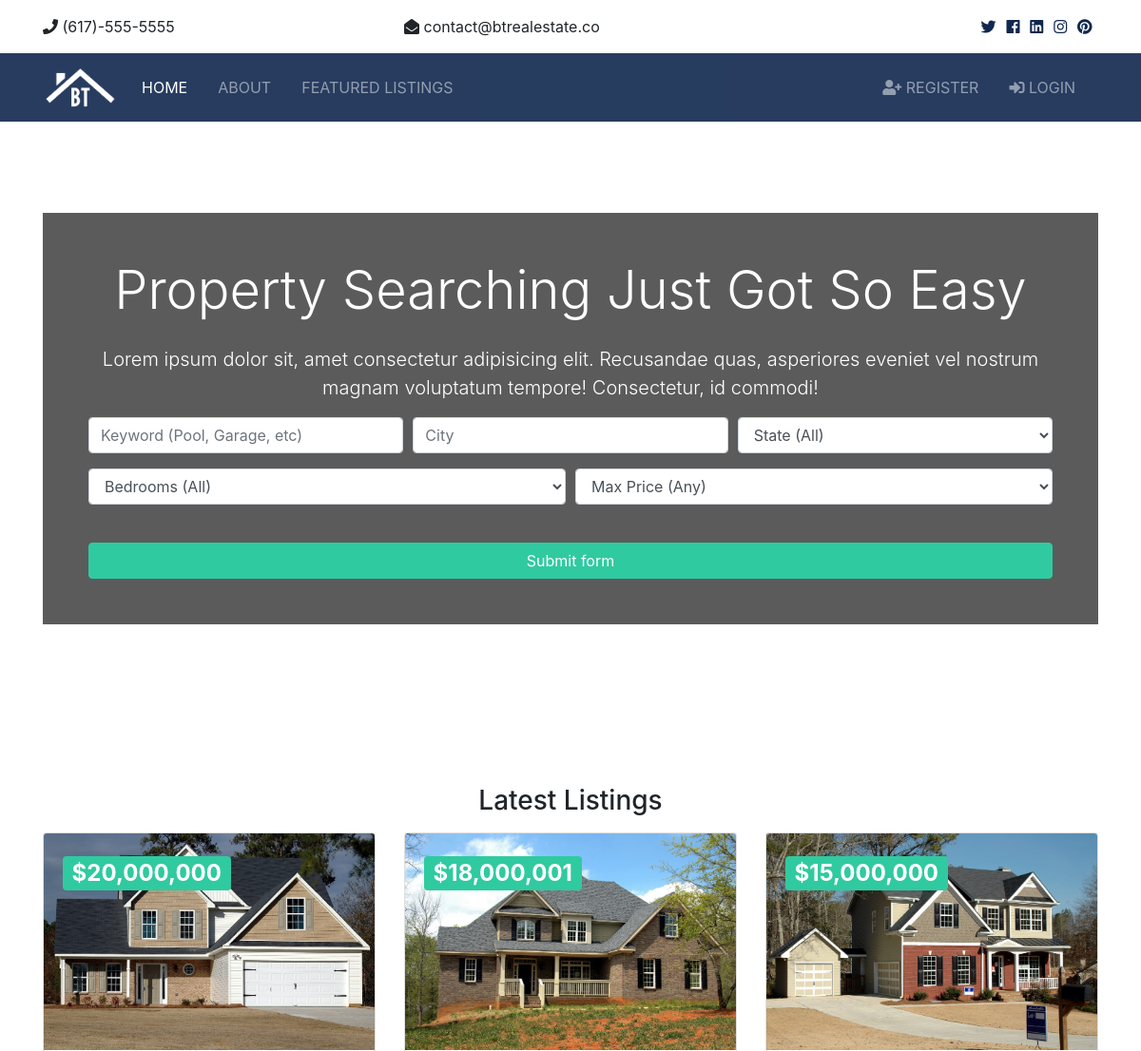
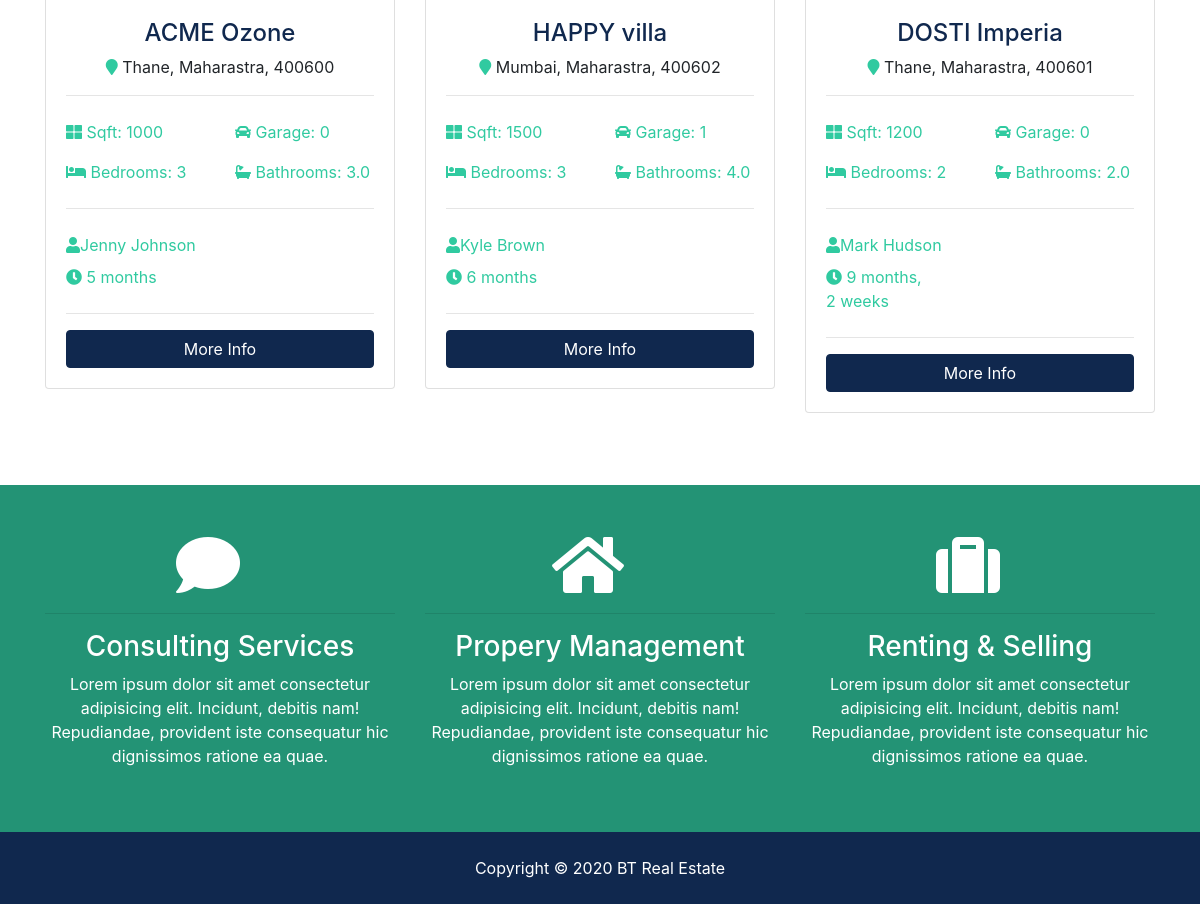
The page / on the database its author committed (2 pictures, top to bottom).
### listings/models.py (models this page shows, shortened)
class Listing(models.Model):
    realtor = models.ForeignKey(Realtor,on_delete=models.DO_NOTHING)
    title = models.CharField(max_length=200)
    address = models.CharField(max_length=200)
    city = models.CharField(max_length=100)
    state = models.CharField(max_length=100)
    zipcode = models.CharField(max_length=20)
    description = models.TextField(blank=True)
    price = models.IntegerField()
    bedroom = models.IntegerField()
    bathroom = models.DecimalField(max_digits=2, decimal_places=1)
    garage = models.IntegerField(default=0)
    sqft = models.IntegerField()
    lot_size = models.DecimalField(max_digits=5, decimal_places=1)
    photo_main = models.ImageField(upload_to='photos/%Y/%m/%d/')
    photo_1 = models.ImageField(upload_to='photos/%Y/%m/%d/', blank=True)
    photo_2 = models.ImageField(upload_to='photos/%Y/%m/%d/', blank=True)
    photo_3 = models.ImageField(upload_to='photos/%Y/%m/%d/', blank=True)
    photo_4 = models.ImageField(upload_to='photos/%Y/%m/%d/', blank=True)
    photo_5 = models.ImageField(upload_to='photos/%Y/%m/%d/', blank=True)
    photo_6 = models.ImageField(upload_to='photos/%Y/%m/%d/', blank=True)
    is_published = models.BooleanField(default=True)
    list_date = models.DateTimeField(default=datetime.now, blank=True)

### realtors/models.py (models this page shows)
class Realtor(models.Model):
    name = models.CharField(max_length=200)
    photo = models.ImageField(upload_to='photos/%Y/%m/%d/')
    description = models.TextField(max_length=200, blank=True)
    phone = models.CharField(max_length=20)
    email = models.CharField(max_length=50)
    is_mvp = models.BooleanField(default=False)
    hire_date = models.DateTimeField(default=datetime.now, blank=True)
    def __str__(self):
        return self.name

### pages/views.py (the view)
# urls.py: path('',views.index,name='listings'),
def index(request):
    listings = Listing.objects.order_by('-list_date').filter(is_published=True)[:3]
    context = {
        'listings': listings
    }
    return render(request,'pages/index.html', context)

### templates/pages/index.html (shortened to what this page needs)
{% extends 'base.html' %}
{% load static %}
{% load humanize %}
{% block content %}
  <section id="showcase">
    <div class="container text-center">
      <div class="home-search p-5">
        <div class="overlay p-5">
          <h1 class="display-4 mb-4">
            Property Searching Just Got So Easy
          </h1>
          <p class="lead">Lorem ipsum dolor sit, amet consectetur adipisicing elit. Recusandae quas, asperiores eveniet vel nostrum magnam
            voluptatum tempore! Consectetur, id commodi!</p>
          <div class="search">
            <form action="{% url 'search' %}">
              <div class="form-row">
                <div class="col-md-4 mb-3">
                  <input type="text" name="keywords" class="form-control" placeholder="Keyword (Pool, Garage, etc)">
                </div>
                <div class="col-md-4 mb-3">
                  <input type="text" name="city" class="form-control" placeholder="City">
                </div>
                <div class="col-md-4 mb-3">
                  <select name="state" class="form-control">
                    <option selected="true" disabled="disabled">State (All)</option>
                  </select>
                </div>
              </div>
              <div class="form-row">
                <div class="col-md-6 mb-3">
                  <select name="bedrooms" class="form-control">
                    <option selected="true" disabled="disabled">Bedrooms (All)</option>
                  </select>
                </div>
                <div class="col-md-6 mb-3">
                  <select name="price" class="form-control" id="type">
                    <option selected="true" disabled="disabled">Max Price (Any)</option>
                  </select>
                </div>
              </div>
              <button class="btn btn-secondary btn-block mt-4" type="submit">Submit form</button>
            </form>
          </div>
        </div>
      </div>
    </div>
  </section>
  <section id="listings" class="py-5">
    <div class="container">
      <h3 class="text-center mb-3">Latest Listings</h3>
      <div class="row">
        {% if listings %}
          {% for listing in listings %}
        <div class="col-md-6 col-lg-4 mb-4">
          <div class="card listing-preview">
            <img class="card-img-top" src="{{ listing.photo_main.url }}" alt="">
            <div class="card-img-overlay">
              <h2>
                <span class="badge badge-secondary text-white">${{ listing.price | intcomma }}</span>
              </h2>
            </div>
            <div class="card-body">
              <div class="listing-heading text-center">
                <h4 class="text-primary">{{ listing.title }}</h4>
                <p>
                  <i class="fas fa-map-marker text-secondary"></i> {{ listing.city }}, {{ listing.state }}, {{ listing.zipcode }}</p>
              </div>
              <hr>
              <div class="row py-2 text-secondary">
                <div class="col-6">
                  <i class="fas fa-th-large"></i> Sqft: {{ listing.sqft }}</div>
                <div class="col-6">
                  <i class="fas fa-car"></i> Garage: {{ listing.garage }}</div>
              </div>
              <div class="row py-2 text-secondary">
                <div class="col-6">
                  <i class="fas fa-bed"></i> Bedrooms: {{ listing.bedroom }}</div>
                <div class="col-6">
                  <i class="fas fa-bath"></i> Bathrooms: {{ listing.bathroom }}</div>
              </div>
              <hr>
              <div class="row py-2 text-secondary">
                <div class="col-6">
                  <i class="fas fa-user"></i>{{ listing.realtor }}</div>
              </div>
              <div class="row text-secondary pb-2">
                <div class="col-6">
                  <i class="fas fa-clock"></i> {{ listing.list_date | timesince}}</div>
              </div>
              <hr>
              <a href="{% url 'listing' listing.id %}" class="btn btn-primary btn-block">More Info</a>
            </div>
          </div>
        </div>
          {% endfor %}
        {% else %}
          <div class="col-md-12">
            <p>No Listings Available</p>
          </div>
        {% endif %}
      </div>
    </div>
  </section>
  <section id="services" class="py-5 bg-secondary text-white">
    <div class="container">
      <div class="row text-center">
        <div class="col-md-4">
          <i class="fas fa-comment fa-4x mr-4"></i>
          <hr>
          <h3>Consulting Services</h3>
          <p>Lorem ipsum dolor sit amet consectetur adipisicing elit. Incidunt, debitis nam! Repudiandae, provident iste consequatur
            hic dignissimos ratione ea quae.</p>
        </div>
        <div class="col-md-4">
          <i class="fas fa-home fa-4x mr-4"></i>
          <hr>
          <h3>Propery Management</h3>
          <p>Lorem ipsum dolor sit amet consectetur adipisicing elit. Incidunt, debitis nam! Repudiandae, provident iste consequatur
            hic dignissimos ratione ea quae.</p>
        </div>
        <div class="col-md-4">
          <i class="fas fa-suitcase fa-4x mr-4"></i>
          <hr>
          <h3>Renting & Selling</h3>
          <p>Lorem ipsum dolor sit amet consectetur adipisicing elit. Incidunt, debitis nam! Repudiandae, provident iste consequatur
            hic dignissimos ratione ea quae.</p>
        </div>
      </div>
    </div>
  </section>
{% endblock %}

### templates/base.html (shortened to what this page needs)
{% load static %}
<!DOCTYPE html>
<html lang="en">
<head>
  <link rel="stylesheet" href="{% static 'css/all.css' %}">
  <link rel="stylesheet" href="{% static 'css/bootstrap.css' %}">
  <link rel="stylesheet" href="{% static 'css/style.css' %}">
  <link rel="stylesheet" href="{% static 'css/lightbox.min.css' %}">
</head>
<body>
    {% include 'partial/_topbar.html' %}
    {% include 'partial/_navbar.html' %}
{% block content %}  {% endblock %}
    {% include 'partial/_footer.html' %}
</body>
</html>

### templates/partial/_topbar.html
  <section id="top-bar" class="p-3">
    <div class="container">
      <div class="row">
        <div class="col-md-4">
          <i class="fas fa-phone"></i> (617)-555-5555
        </div>
        <div class="col-md-4">
          <i class="fas fa-envelope-open"></i> contact@btrealestate.co
        </div>
        <div class="col-md-4">
          <div class="social text-right">
            <a href="#">
              <i class="fab fa-twitter"></i>
            </a>
            <a href="#">
              <i class="fab fa-facebook"></i>
            </a>
            <a href="#">
              <i class="fab fa-linkedin"></i>
            </a>
            <a href="#">
              <i class="fab fa-instagram"></i>
            </a>
            <a href="#">
              <i class="fab fa-pinterest"></i>
            </a>
          </div>
        </div>
      </div>
    </div>
  </section>

### templates/partial/_navbar.html (shortened to what this page needs)
{% load static %}
  <nav class="navbar navbar-expand-lg navbar-dark bg-primary sticky-top">
    <div class="container">
      <a class="navbar-brand" href="{% url 'index' %}">
        <img src="{% static '/img/logo.png' %}" class="logo" alt="">
      </a>
      <div class="collapse navbar-collapse" id="navbarNavAltMarkup">
        <ul class="navbar-nav">
          <li class="nav-item active mr-3">
            <a class="nav-link" href="{% url 'index' %}">Home</a>
          </li>
          <li class="nav-item mr-3">
            <a class="nav-link" href="{% url 'about' %}">About</a>
          </li>
          <li class="nav-item mr-3">
            <a class="nav-link" href="{% url 'listings' %}">Featured Listings</a>
          </li>
        </ul>
        <ul class="navbar-nav ml-auto">
          {% if user.is_authenticated %}
            <li
              {% if 'dashboard' in request.path %}
              class="nav-item active mr-3"
              {% else %}
              class="nav-item mr-3"
              {% endif %}
            >
              <a class="nav-link" href="{% url 'dashboard' %}">
                Welcome {{ user.username }} (Dashboard)</a>
            </li>
          <li class="nav-item mr-3">
            <a class="nav-link" href="javascript:{document.getElementById('logout').submit()}">
              <i class="fas fa-sign-out-alt">Logout</i>
            </a>
          <form action="{% url 'logout' %}" method="POST" id="logout">
            {% csrf_token %}
            <input type="hidden">
          </form>
          </li>
          {% else %}
            <li class="nav-item mr-3">
              <a class="nav-link" href="{% url 'register' %}">
                <i class="fas fa-user-plus"></i> Register</a>
            </li>
            <li class="nav-item mr-3">
              <a class="nav-link" href="{% url 'login' %}">
                <i class="fas fa-sign-in-alt"></i>
                Login</a>
            </li>
          {% endif %}
        </ul>
      </div>
    </div>
  </nav>

### templates/partial/_footer.html
  <footer id="main-footer" class="py-4 bg-primary text-white text-center">
    Copyright &copy;
    <span class="year"></span> BT Real Estate
  </footer>

### btre/static/css/all.css (style rules this page uses)
.fa, .fas, .far, .fal, .fab { -moz-osx-font-smoothing: grayscale; -webkit-font-smoothing: antialiased; display: inline-block; font-style: normal; font-variant: normal; text-rendering: auto; line-height: 1; }
.fa-4x { font-size: 4em; }
.fa-bath:before { content: "\f2cd"; }
.fa-bed:before { content: "\f236"; }
.fa-car:before { content: "\f1b9"; }
.fa-clock:before { content: "\f017"; }
.fa-comment:before { content: "\f075"; }
.fa-envelope-open:before { content: "\f2b6"; }
.fa-facebook:before { content: "\f09a"; }
.fa-home:before { content: "\f015"; }
.fa-instagram:before { content: "\f16d"; }
.fa-linkedin:before { content: "\f08c"; }
.fa-map-marker:before { content: "\f041"; }
.fa-phone:before { content: "\f095"; }
.fa-pinterest:before { content: "\f0d2"; }
.fa-sign-in-alt:before { content: "\f2f6"; }
.fa-suitcase:before { content: "\f0f2"; }
.fa-th-large:before { content: "\f009"; }
.fa-twitter:before { content: "\f099"; }
.fa-user:before { content: "\f007"; }
.fa-user-plus:before { content: "\f234"; }
.fab { font-family: 'Font Awesome 5 Brands'; }
.fa, .fas { font-family: 'Font Awesome 5 Free'; font-weight: 900; }

### btre/static/css/style.css (style rules this page uses)
.btn-secondary { color: #fff !important; }
img { width: 100%; }
.logo { width: 80px; }
.navbar { opacity: 0.9; text-transform: uppercase; }
.social a { margin-right: 0.4rem; }
#showcase { background: url(../img/showcase.jpg) no-repeat top center fixed/cover; position: relative; min-height: 650px; color: #fff; padding-top: 6rem; }
#showcase .home-search { min-height: 400px; position: relative; border-radius: 5px; }
#showcase .overlay { content: ''; position: absolute; top: 0; left: 0; min-height: 400px; width: 100%; background: rgba(51, 51, 51, 0.8); }
#services { background: url(../img/building.jpg) no-repeat top center fixed/cover; min-height: 300px; position: relative; overflow: hidden; }
#services::before { content: ''; position: absolute; top: 0; left: 0; min-height: 100%; width: 100%; background: rgba(32, 134, 107, 0.8); }
.listing-preview a { position: relative; }

### rows shown on the page
Listing: photo_main (picture), price "20,000,000", title "ACME Ozone", city "Thane", state "Maharastra", zipcode "400600", sqft "1000", garage "0", bedroom "3", bathroom "3.0", realtor "Jenny Johnson", list_date "5 months"
Listing: photo_main (picture), price "18,000,001", title "HAPPY villa", city "Mumbai", state "Maharastra", zipcode "400602", sqft "1500", garage "1", bedroom "3", bathroom "4.0", realtor "Kyle Brown", list_date "6 months"
Listing: photo_main (picture), price "15,000,000", title "DOSTI Imperia", city "Thane", state "Maharastra", zipcode "400601", sqft "1200", garage "0", bedroom "2", bathroom "2.0", realtor "Mark Hudson", list_date "9 months, 2 weeks"
